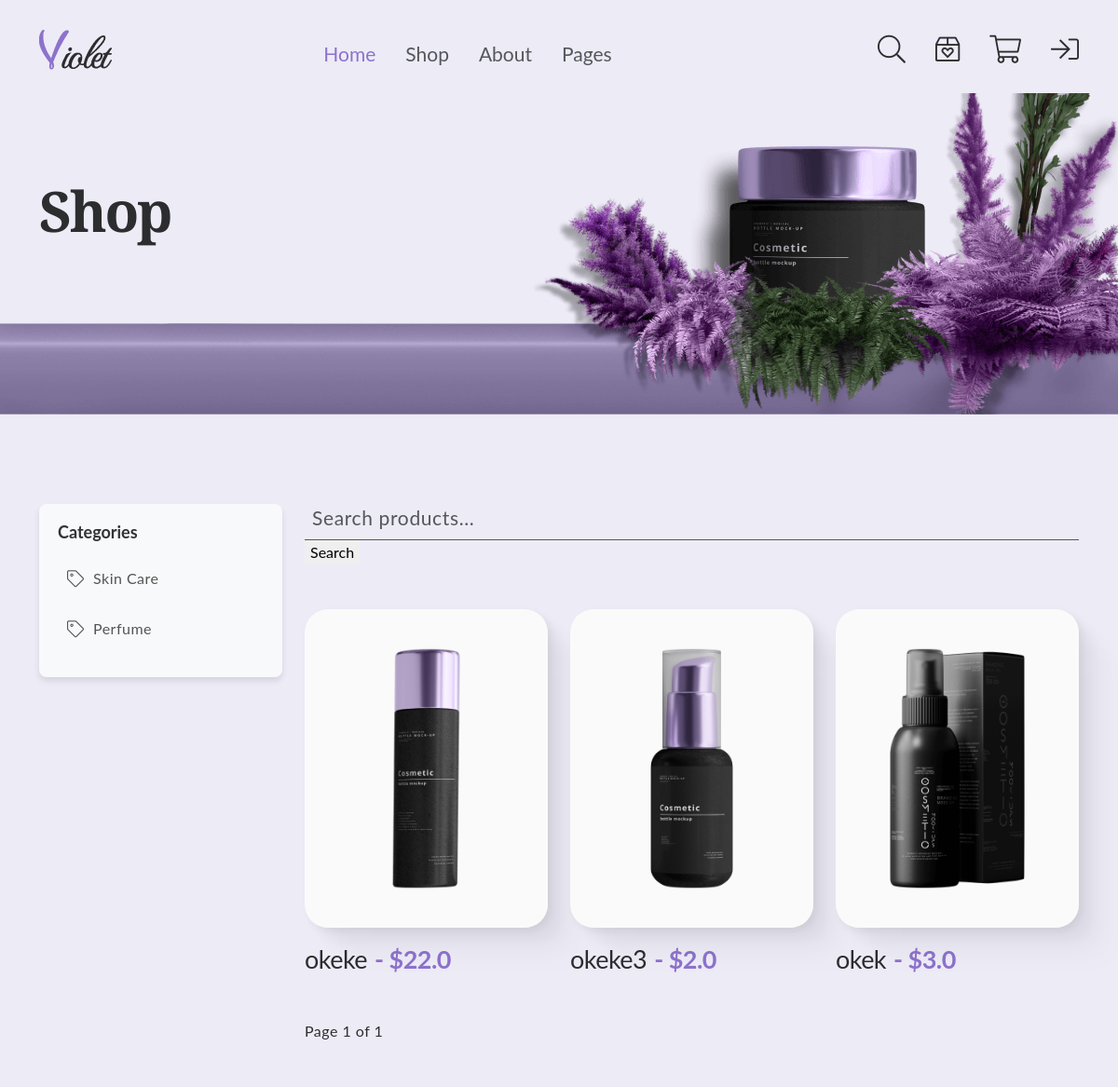
Page /shop on the committed database.
### app.py (models this page shows)
class Product(db.Model):
    id = db.Column(db.Integer, primary_key=True)
    name = db.Column(db.String(100))
    price = db.Column(db.Float)
    category = db.Column(db.String(50))
    image = db.Column(db.String(200))
    short_note = db.Column(db.Text)  # Field for short notes

### app.py (the view)
@app.route('/shop')
def shop():
    page = request.args.get('page', 1, type=int)  # Get the current page from query parameters
    per_page = 9  # Number of products to display per page
    search_query = request.args.get('search', '')  # Get search query
    category_filter = request.args.get('category', '')  # Get category filter
    query = Product.query
    if search_query:
        query = query.filter(Product.name.ilike(f"%{search_query}%"))
    if category_filter:
        query = query.filter(Product.category == category_filter)
    pagination = query.paginate(page=page, per_page=per_page)
    products = pagination.items  # Get the products for the current page
    categories = Product.query.with_entities(Product.category).distinct()
    return render_template(
        'shop.html',
        products=products,
        pagination=pagination,
        search_query=search_query,
        categories=[category[0] for category in categories]  # Extract category names
    )

### app.py (called while the page is built)
@app.before_request
def before_request():
    if 'cart' not in session:
        session['cart'] = {}

@app.context_processor
def cart_context():
    cart = session.get('cart', {})
    cart_count = sum(item['quantity'] for item in cart.values())
    cart_total = sum(item['price'] * item['quantity'] for item in cart.values())
    return {
        'cart': cart,
        'cart_count': cart_count,
        'cart_total': cart_total,
        'cart_item_count': len(cart)  # Add this for item count
    }

### templates/shop.html (shortened to what this page needs)
{% extends 'layout.html' %}
{% block shop %}
<section class="page-start-banner">
    <div class="container">
        <h2 class="title">Shop</h2>
    </div>
</section>
<section class="shop pt-96 pb-48">
    <div class="container">
        <div class="row">
            <div class="col-lg-3">
                    <div class="sidebar">
                        <h4 class="category-title">Categories</h4>
                        <ul class="category-list">
                            {% for category in categories %}
                            <li class="category-item">
                                <a href="?category={{ category }}" class="category-link">
                                <i class="fal fa-tag"></i>
                                <span>{{ category }}</span>
                                </a>
                            </li>
                            {% endfor %}
                        </ul>
                    </div>
            </div>
            <div class="col-lg-9">
                <div class="search-bar mb-48">
                    <form action="/shop" method="get">
                        <input type="text" name="search" class="form-control" placeholder="Search products..." value="{{ search_query }}">
                        <button type="submit" class="search-btn">Search</button>
                    </form>
                </div>
                <div class="row">
                    {% for product in products %}
                    <div class="col-xl-4 col-sm-6">
                        <div class="product-card">
                            <div class="showcase-box">
                                <img alt="Product image" src="{{ url_for('static', filename=product.image.replace('\\', '/')) }}">
                            </div>
                            <a href="/product_detail/{{ product.id }}" class="title">{{ product.name }}
                                <span class="price">- ${{ product.price }}</span>
                            </a>
                        </div>
                    </div>
                    {% endfor %}
                </div>
                <div class="pagination">
                    <span>Page {{ pagination.page }} of {{ pagination.pages }}</span>
                </div>
            </div>
        </div>
    </div>
</section>
{% endblock shop %}

### templates/layout.html (shortened to what this page needs)
<!DOCTYPE html>
<html lang="en">
<head>
        <link rel="stylesheet" href="{{url_for('static', filename='assets/css/vendor/bootstrap.min.css')}}">
        <link rel="stylesheet" href="{{url_for('static', filename='assets/css/vendor/font-awesome.css')}}">
        <link rel="stylesheet" href="{{url_for('static', filename='assets/css/vendor/slick.css')}}">
        <link rel="stylesheet" href="{{url_for('static', filename='assets/css/vendor/slick-theme.css')}}">
        <link rel="stylesheet" href="{{url_for('static', filename='assets/css/app.css')}}">
    </head>
    <body>
        <div id="main-wrapper" class="main-wrapper overflow-hidden">
            <header class="header">
                <div class="container">
                    <nav class="navbar navbar-expand-xl">
                        <a class="navbar-brand" href="{{url_for('index')}}"><img alt=""  src="{{url_for('static', filename='assets/media/logo.png')}}"></a>
                        <div class="collapse navbar-collapse text-start" id="mynavbar">
                            <ul class="navbar-nav mainmenu m-0">
                                <li class="menu-item"><a href="{{url_for('index')}}" class="active">Home</a></li>
                                <li class="menu-item"><a href="{{url_for('shop')}}">Shop</a></li>
                                <li class="menu-item"><a href="{{url_for('about')}}">About</a></li>
                                <li class="menu-item-has-children">
                                    <a href="javascript:void(0);">Pages</a>
                                </li>
                            </ul>
                        </div>
                        <div class="right-content d-xl-block d-none">
                            <ul class="list list-unstyled d-flex">
                                <li><a href="javascript:;" class="search-btn"><i class="fal fa-search"></i></a></li>
                                <li><a id="admin-link" href="{{url_for('admin')}}"><i class="fal fa-box-heart"></i></a>
                                    <li>
                                        <a href="{{url_for('cart')}}" class="cart-button">
                                            <i class="fal fa-shopping-cart"></i>
                                        </a>
                                    </li>
                                    {% if session.get('user_id') %}
                                    <li><a href="{{url_for('logout')}}" title="Logout"><i class="fal fa-sign-out"></i></a></li>
                                    {% else %}
                                        <li><a href="{{url_for('login')}}" title="Login"><i class="fal fa-sign-in"></i></a></li>
                                    {% endif %}
                            </ul>
                        </div>
                    </nav>
                </div>
            </header>
            {% block shop %}{% endblock shop %}
 </div>
</body>
</html>

### static/assets/css/app.css (style rules this page uses)
img { max-width: 100%; height: auto; vertical-align: middle; }
section:after { content: ""; display: block; clear: both; }
.form-group, .form-selector, .form-control { background: transparent; border: 0; border-radius: 0; border-bottom: 1px solid #54575C; padding: 0 8px 9px; font-weight: 400; font-size: 21px; line-height: 140%; letter-spacing: 0.03em; position: relative; color: #54575C; width: 100%; }
.form-group::placeholder, .form-selector::placeholder, .form-control::placeholder { color: #54575C; opacity: 1; }
button { border: 0; }
html { scroll-behavior: smooth; }
body { font-family: "Lato"; color: #2C2D2F; background: #EDEBF6; font-weight: 400; height: 100%; vertical-align: baseline; -webkit-font-smoothing: antialiased; -moz-osx-font-smoothing: grayscale; text-rendering: optimizeLegibility; }
h1, h2, h3, h4, h5, h6, .h1, .h2, .h3, .h4, .h5, .h6, address, p, pre, blockquote, table, hr { margin: 0 0 20px 0; }
h1, h2, h3, h4, h5, h6 { font-weight: 750; color: #1B1C1E; }
a { display: inline-block; text-decoration: none; color: unset; transition: all 0.5s ease-in-out; }
span { display: inline-block; font-size: 16px; line-height: 150%; letter-spacing: 0.03em; }
.mb-48 { margin-bottom: 48px; }
.pt-96 { padding-top: 96px; }
.pb-48 { padding-bottom: 48px; }
.header { width: 100%; position: absolute; top: 0; left: 0; height: 100px; z-index: 999; }
.header nav.navbar { padding: 0; }
.header nav .navbar-brand { padding-top: 25px; }
.header nav .navbar-nav { padding-top: 25px; }
.header nav .navbar-nav .menu-item a { font-weight: 400; font-size: 21px; line-height: 140%; color: #54575C; margin-right: 32px; }
.header nav .navbar-nav .menu-item a.active { color: #8D72CC; }
.header nav .navbar-nav .menu-item-has-children { position: relative; margin-right: 10px; }
.header nav .navbar-nav .menu-item-has-children a { font-weight: 400; font-size: 21px; line-height: 140%; color: #54575C; margin-right: 32px; }
.header nav .right-content { text-align: right; display: flex; justify-content: end; justify-content: flex-end; }
.header nav .right-content .list li a { padding-top: 35px; font-weight: 500; font-size: 23px; line-height: 140%; color: #0D0D0D; margin-left: 32px; }
.header nav .right-content .list li a i { color: #2C2D2F; font-size: 30px; font-weight: 100; }
.header .navbar-expand-lg, .header .navbar-collapse { justify-content: center; }
.page-start-banner { background: url(../media/banner/banner.png); background-repeat: no-repeat; background-position: bottom; background-size: cover; margin-top: 100px; height: 345px; padding-top: 102px; }
@media (max-width: 1440px) { .page-start-banner { padding-top: 90px; } }
.page-start-banner .title { font-weight: 700; font-size: 80px; line-height: 120%; letter-spacing: -0.04em; color: #2C2D2F; font-family: "Roboto Serif", serif; }
@media (max-width: 1440px) { .page-start-banner .title { font-size: 60px; } }
.sidebar { background: #FAFAFA; border-radius: 25px; box-shadow: 42px 42px 24px rgba(0, 0, 0, 0.01), 24px 24px 20px rgba(0, 0, 0, 0.03), 11px 11px 15px rgba(0, 0, 0, 0.04), 3px 3px 8px rgba(0, 0, 0, 0.05), 0px 0px 0px rgba(0, 0, 0, 0.05); }
.product-card { margin-bottom: 48px; }
.product-card .showcase-box { position: relative; box-shadow: 42px 42px 24px rgba(0, 0, 0, 0.01), 24px 24px 20px rgba(0, 0, 0, 0.03), 11px 11px 15px rgba(0, 0, 0, 0.04), 3px 3px 8px rgba(0, 0, 0, 0.05), 0px 0px 0px rgba(0, 0, 0, 0.05); overflow: hidden; margin-bottom: 16px; border-radius: 25px; }
.product-card .showcase-box img { object-fit: cover; -webkit-transition: all 0.6s linear 0s; transition: all 0.6s linear 0s; }
.product-card .title { display: inline-flex; font-weight: 400; font-size: 27px; line-height: 130%; letter-spacing: -0.02em; color: #2C2D2F; margin-bottom: 0px; }
.product-card .title .price { font-weight: 700; font-size: 27px; line-height: 130%; letter-spacing: -0.02em; color: #8D72CC; margin-left: 8px; }

### templates/shop.html (style rules this page uses)
.sidebar { background-color: #f8f9fa; padding: 20px; border-radius: 8px; box-shadow: 0 4px 6px rgba(0, 0, 0, 0.1); }
.category-title { font-size: 18px; font-weight: bold; margin-bottom: 16px; color: #333; }
.category-list { list-style: none; padding: 0; margin: 0; }
.category-item { margin-bottom: 10px; }
.category-link { display: flex; align-items: center; text-decoration: none; color: #555; font-size: 16px; padding: 10px; border-radius: 6px; transition: all 0.3s ease; }
.category-link i { margin-right: 10px; font-size: 18px; }

### rows in the picture
Product: shows a picture, name "okeke", price "22.0"
Product: shows a picture, name "okeke3", price "2.0"
Product: shows a picture, name "okek", price "3.0"

### other values in the picture
{{ category }} "Skin Care" "Perfume"
{{ pagination.page }} "1"
{{ pagination.pages }} "1"
